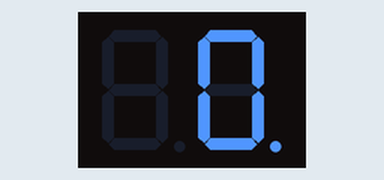
Simulated run of this sketch. Board: Arduino Uno, built with avr-gcc and run on an emulated ATmega328P. Shown: 2-digit seven-segment display.

Above: at 0.52 s.
At 5.42 s:
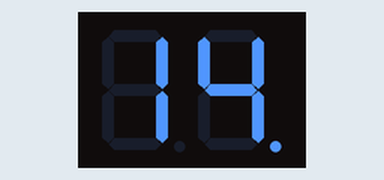
At 10.32 s:
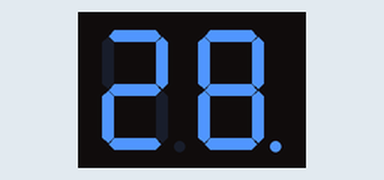
At 20.12 s:
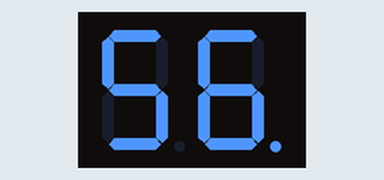
At 29.92 s:
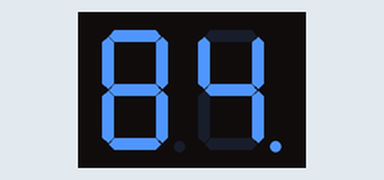
At 39.72 s:
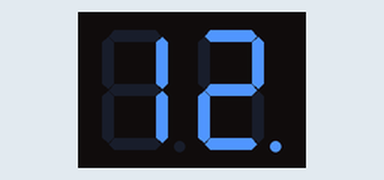

The sketch:

Seven_Segment.ino
```cpp
#include<SevSeg.h>
SevSeg sevseg;
int i=0;
unsigned long long current=0;
void setup()
{
  byte numDigits=2;
  byte digitPins[]={2,3};
  byte segmentPins[]={6,7,8,9,10,11,12,13};
  bool resistor=false;
  byte hardwareConfig=COMMON_CATHODE;
  bool updateWithDelays=false;
  bool leadingZeros=false;
  sevseg.begin(hardwareConfig,numDigits,digitPins,segmentPins,resistor,updateWithDelays,leadingZeros);
  sevseg.setBrightness(100);
}

void loop()
{
   if(millis()-current>=350)
   {
      sevseg.setNumber(i,0);
      i++;
      if(i==100)
        i=0;
      current=millis();
   }
   sevseg.refreshDisplay();
}
```
